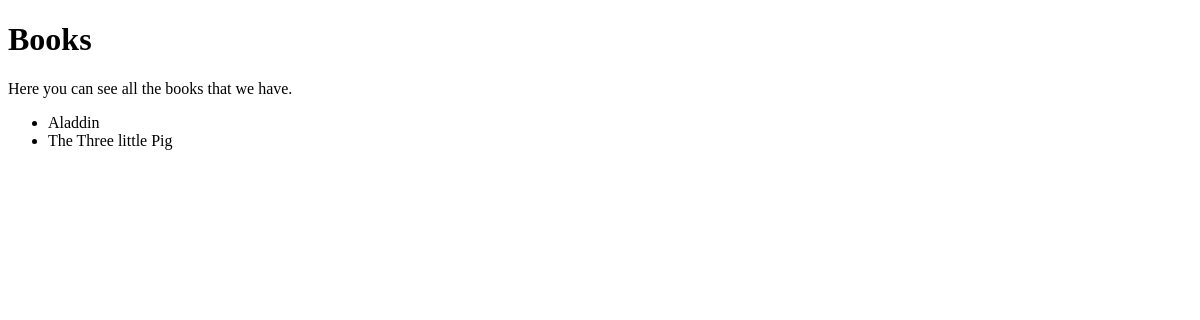
/books/, run on an earlier commit of the app's database.
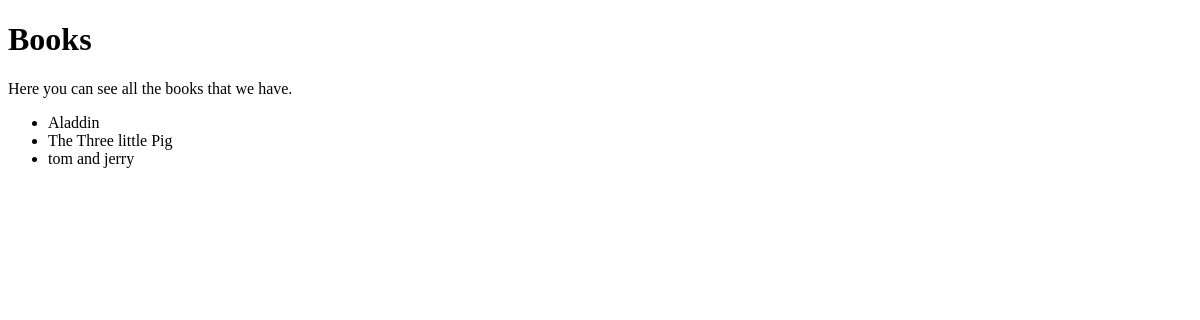
And on a later commit of the database.
### books/models.py (models this page shows, shortened)
class Book(models.Model):
    title = models.CharField(blank=False, max_length=255)
    ISBN = models.CharField(blank=False, max_length=255)
    desc = models.TextField(blank=False)

### books/views.py (the view)
# urls.py: path('books/', books.views.index),
def index(request):
    books = Book.objects.all()
    return render(request, 'books/index.template.html', {'books': books})

### books/templates/books/index.template.html (shortened to what this page needs)
{%load static%}
<!DOCTYPE html>
<html lang="en">
<head>
    <link rel="stylesheet" href="{%static 'style.css'%}">
</head>
<body>
    <h1>Books</h1>
    <p>
        Here you can see all the books that
        we have.
    </p>
    <ul>
        {%for book in books %}
        <li>{{book.title}}</li>
        {%endfor%}
    </ul>
</body>
</html>

What changed in the data, as far as the page shows it:
added Book: title "tom and jerry"
